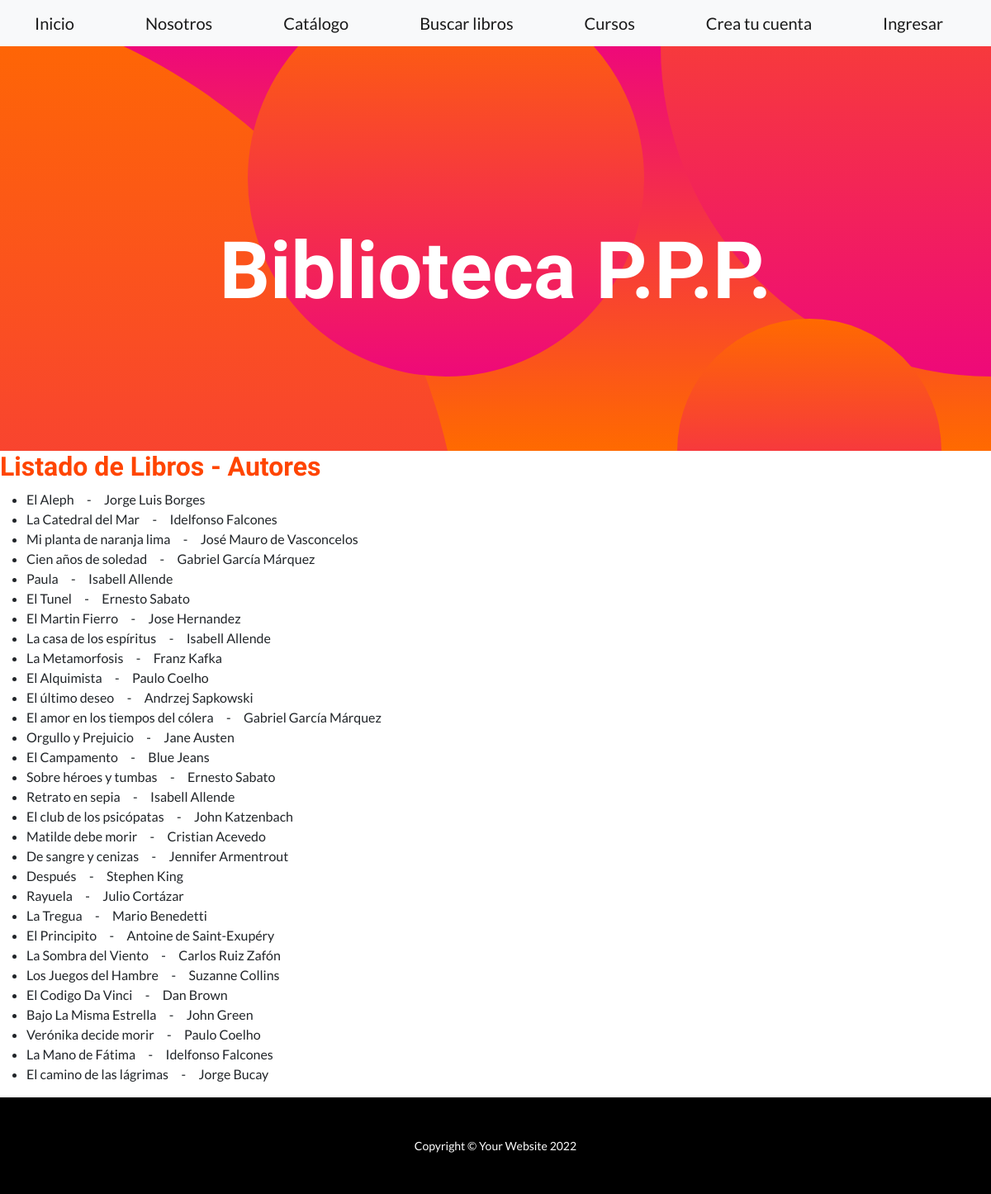
Screenshot of /catalogo/ with the database file from the repository.
### app_biblioteca/models.py (models this page shows, shortened)
class Libro(models.Model):
    nombre= models.CharField(max_length=40)
    autor= models.CharField(max_length=30)
    publicacion= models.IntegerField()
    genero= models.CharField(max_length=20)
    editorial=models.CharField(max_length=20)

### app_biblioteca/views.py (the view)
# urls.py: path("catalogo/", views.catalogo, name='catalogo'),
def catalogo(request):
    catalogo = Libro.objects.all()
    return render (request, 'catalogo.html', {'catalogo':catalogo} )

### app_biblioteca/templates/catalogo.html
{% extends "padre.html" %}
{% load static %}
{% block ContenidoQueCambia %}
    <h2 style="color:orangered">Listado de Libros - Autores</h2>
    <ul>
    {% for catalogo in catalogo %}
        <li> {{catalogo.nombre}} &nbsp&nbsp&nbsp - &nbsp&nbsp&nbsp {{catalogo.autor}}</li>
    {% endfor %}
    </ul>
{% endblock %}

### rows the page displays
Libro: nombre "El Aleph", autor "Jorge Luis Borges"
Libro: nombre "La Catedral del Mar", autor "Idelfonso Falcones"
Libro: nombre "Mi planta de naranja lima", autor "José Mauro de Vasconcelos"
Libro: nombre "Cien años de soledad", autor "Gabriel García Márquez"
Libro: nombre "Paula", autor "Isabell Allende"
Libro: nombre "El Tunel", autor "Ernesto Sabato"
Libro: nombre "El Martin Fierro", autor "Jose Hernandez"
Libro: nombre "La casa de los espíritus", autor "Isabell Allende"
Libro: nombre "La Metamorfosis", autor "Franz Kafka"
Libro: nombre "El Alquimista", autor "Paulo Coelho"
Libro: nombre "El último deseo", autor "Andrzej Sapkowski"
Libro: nombre "El amor en los tiempos del cólera", autor "Gabriel García Márquez"
Libro: nombre "Orgullo y Prejuicio", autor "Jane Austen"
Libro: nombre "El Campamento", autor "Blue Jeans"
Libro: nombre "Sobre héroes y tumbas", autor "Ernesto Sabato"
Libro: nombre "Retrato en sepia", autor "Isabell Allende"
Libro: nombre "El club de los psicópatas", autor "John Katzenbach"
Libro: nombre "Matilde debe morir", autor "Cristian Acevedo"
Libro: nombre "De sangre y cenizas", autor "Jennifer Armentrout"
Libro: nombre "Después", autor "Stephen King"
Libro: nombre "Rayuela", autor "Julio Cortázar"
Libro: nombre "La Tregua", autor "Mario Benedetti"
Libro: nombre "El Principito", autor "Antoine de Saint-Exupéry"
Libro: nombre "La Sombra del Viento", autor "Carlos Ruiz Zafón"
Libro: nombre "Los Juegos del Hambre", autor "Suzanne Collins"
Libro: nombre "El Codigo Da Vinci", autor "Dan Brown"
Libro: nombre "Bajo La Misma Estrella", autor "John Green"
Libro: nombre "Verónika decide morir", autor "Paulo Coelho"
Libro: nombre "La Mano de Fátima", autor "Idelfonso Falcones"
Libro: nombre "El camino de las lágrimas", autor "Jorge Bucay"
